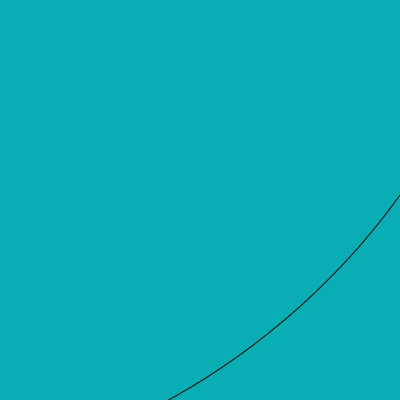
Frame 1 (no input)
Frame 60 (the mouse pressed at the canvas centre just before this capture): identical to frame 1, image omitted
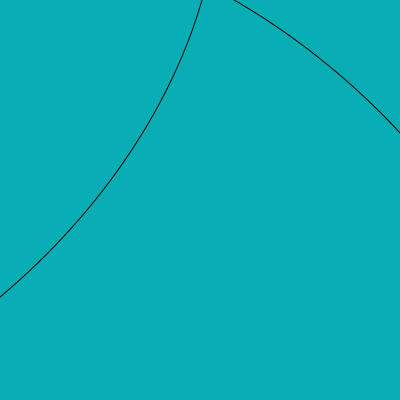
Frame 120 (the mouse held since frame 60 and released just before this capture)

The Processing sketch that drew these frames (run headless with seeded random() and noise(); from frame 60 on, the mouse is pressed at the canvas centre):

// Processing sketch: processing_125509
// ── processing_125509.pde

float x = 0;
float y = 0;

void setup() {
  size(400, 400);
}

void draw () {
  background(#FFEC5D);
  

  for (int i=0; i<10; i++) {
    pushMatrix();
    for (int j=0; j<6; j++) {
      float w = i / 4;

      fill(#09ADB4);
      ellipse(x, y, 1000, 700);

      x = (mouseX - x) * 1 + x;
      y = (mouseY - y) * 1 + y;

      rotate(radians(100));
      translate(20, 20);
    }
    popMatrix();
    translate(10, 5);
  }
}
